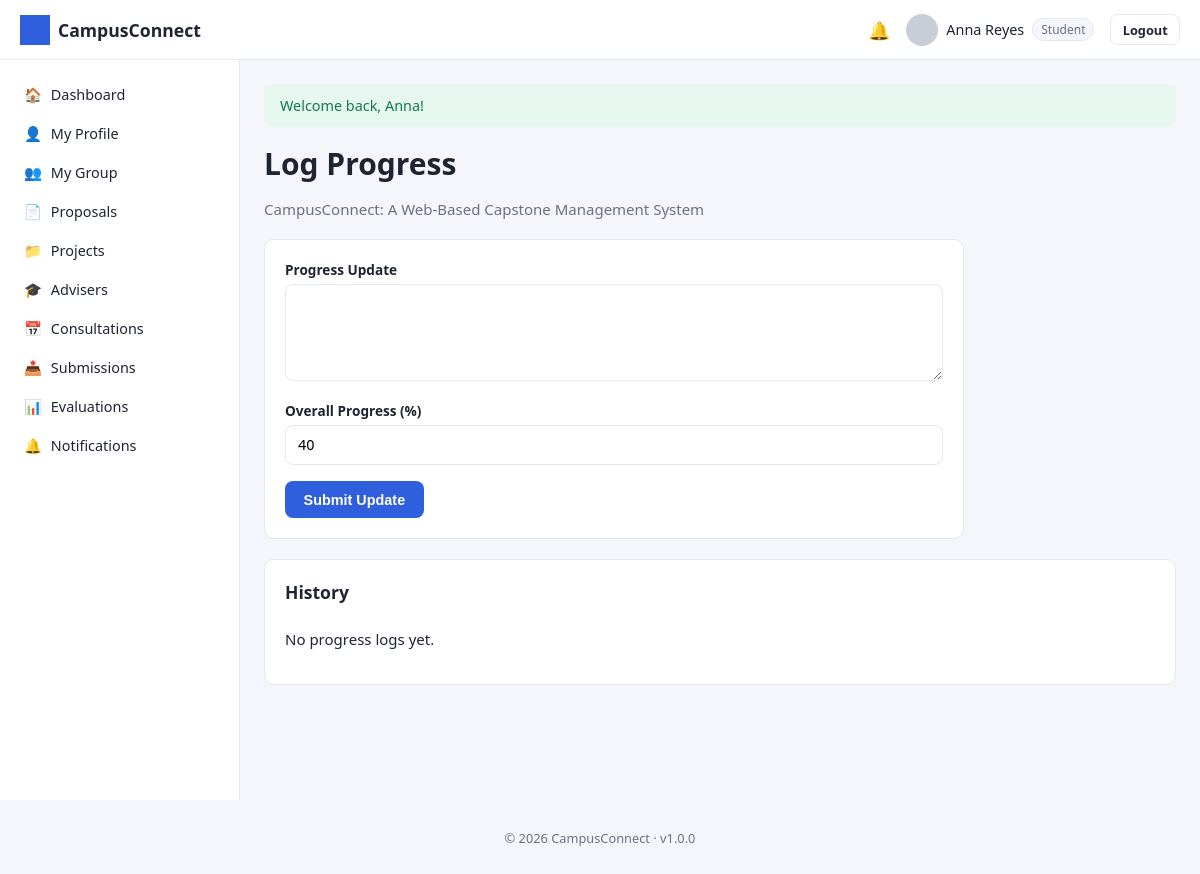
Page /student/projects/progress.php?id=1 (signed in) on the committed database.
### tables this page shows
CREATE TABLE users (
    user_id INT AUTO_INCREMENT PRIMARY KEY,
    role_id INT NOT NULL,
    id_number VARCHAR(50) UNIQUE,
    first_name VARCHAR(100) NOT NULL,
    last_name VARCHAR(100) NOT NULL,
    email VARCHAR(150) NOT NULL UNIQUE,
    password_hash VARCHAR(255) NOT NULL,
    program VARCHAR(150) DEFAULT NULL,
    department VARCHAR(150) DEFAULT NULL,
    profile_photo VARCHAR(255) DEFAULT 'default-profile.png',
    contact_number VARCHAR(30) DEFAULT NULL,
    status ENUM('active','inactive','suspended') DEFAULT 'active',
    remember_token VARCHAR(255) DEFAULT NULL,
    reset_token VARCHAR(255) DEFAULT NULL,
    reset_token_expires DATETIME DEFAULT NULL,
    created_at TIMESTAMP DEFAULT CURRENT_TIMESTAMP,
    updated_at TIMESTAMP DEFAULT CURRENT_TIMESTAMP ON UPDATE CURRENT_TIMESTAMP,
    FOREIGN KEY (role_id) REFERENCES roles(role_id)
);

CREATE TABLE projects (
    project_id INT AUTO_INCREMENT PRIMARY KEY,
    group_id INT NOT NULL,
    proposal_id INT DEFAULT NULL,
    title VARCHAR(255) NOT NULL,
    description TEXT,
    category VARCHAR(100) DEFAULT NULL,
    status ENUM('proposed','in_progress','for_evaluation','completed','dropped') DEFAULT 'proposed',
    progress_percent TINYINT DEFAULT 0,
    start_date DATE DEFAULT NULL,
    end_date DATE DEFAULT NULL,
    created_at TIMESTAMP DEFAULT CURRENT_TIMESTAMP,
    updated_at TIMESTAMP DEFAULT CURRENT_TIMESTAMP ON UPDATE CURRENT_TIMESTAMP,
    FOREIGN KEY (group_id) REFERENCES `groups`(group_id) ON DELETE CASCADE,
    FOREIGN KEY (proposal_id) REFERENCES proposals(proposal_id)
);

### includes/functions.php (called while the page is built, shortened)
<?php
function e(?string $value): string
{
    return htmlspecialchars($value ?? '', ENT_QUOTES, 'UTF-8');
}
function isLoggedIn(): bool
{
    return !empty($_SESSION['user_id']);
}
function currentRoleId(): ?int
{
    return $_SESSION['role_id'] ?? null;
}
function currentRoleName(): ?string
{
    $roleId = currentRoleId();
    return $roleId ? (ROLE_NAMES[$roleId] ?? null) : null;
}
function currentUser(): ?array
{
    static $user = null;
    if ($user !== null) {
        return $user;
    }
    $stmt = getDB()->prepare('SELECT * FROM users WHERE user_id = ? LIMIT 1');
    $stmt->execute([$_SESSION['user_id']]);
    $user = $stmt->fetch() ?: null;
    return $user;
}
function currentStudentGroupId(): ?int
{
    $user = currentUser();
    $stmt = getDB()->prepare('SELECT group_id FROM group_members WHERE user_id = ? LIMIT 1');
    $stmt->execute([$user['user_id']]);
    $row = $stmt->fetch();
    return $row ? (int) $row['group_id'] : null;
}

### config/database.php (called while the page is built, shortened)
<?php
function getDB(): PDO
{
    static $pdo = null;
    if ($pdo === null) {
        $dsn = 'mysql:host=' . DB_HOST . ';dbname=' . DB_NAME . ';charset=' . DB_CHARSET;
        $options = [
            PDO::ATTR_ERRMODE            => PDO::ERRMODE_EXCEPTION,
            PDO::ATTR_DEFAULT_FETCH_MODE => PDO::FETCH_ASSOC,
            PDO::ATTR_EMULATE_PREPARES   => false,
        ];
        try {
            $pdo = new PDO($dsn, DB_USER, DB_PASS, $options);
        } catch (PDOException $e) {
            error_log('Database connection failed: ' . $e->getMessage());
            die('Database connection failed. Please try again later or contact the administrator.');
        }
    }
    return $pdo;
}

### student/projects/progress.php (the view, shortened to what this page needs)
<?php
require_once __DIR__ . '/../../config/database.php';
require_once __DIR__ . '/../../includes/functions.php';
$db = getDB();
$user = currentUser();
$groupId = currentStudentGroupId();
$id = (int) ($_GET['id'] ?? $_POST['id'] ?? 0);
$stmt = $db->prepare('SELECT * FROM projects WHERE project_id = ? AND group_id = ?');
$stmt->execute([$id, $groupId]);
$project = $stmt->fetch();
$stmt = $db->prepare('SELECT * FROM project_progress_logs WHERE project_id = ? ORDER BY created_at DESC');
$stmt->execute([$id]);
$logs = $stmt->fetchAll();
include __DIR__ . '/../../includes/header.php';
?>
<div class="page-header"><div><h1>Log Progress</h1><p><?= e($project['title']) ?></p></div></div>
<div class="card" style="max-width:700px">
    <form method="POST" novalidate>
        <div class="form-group">
            <label for="update_text">Progress Update</label>
            <textarea id="update_text" name="update_text" rows="4" required></textarea>
        </div>
        <div class="form-group">
            <label for="progress_percent">Overall Progress (%)</label>
            <input type="number" id="progress_percent" name="progress_percent" min="0" max="100" value="<?= (int)$project['progress_percent'] ?>">
        </div>
        <button type="submit" class="btn btn-primary">Submit Update</button>
    </form>
</div>
<div class="card">
    <div class="card-header"><h3>History</h3></div>
    <?php if ($logs): ?>
    <ul class="timeline">
        <?php foreach ($logs as $l): ?>
        <li>
            <span><?= nl2br(e($l['update_text'])) ?> (<?= (int)$l['progress_percent'] ?>%)</span>
            <span class="time"><?= e(formatDate($l['created_at'])) ?></span>
        </li>
        <?php endforeach; ?>
    </ul>
    <?php else: ?>
    <p class="stat-label">No progress logs yet.</p>
    <?php endif; ?>
</div>
<?php include __DIR__ . '/../../includes/footer.php'; ?>

### includes/navbar.php (shortened to what this page needs)
<?php
$navUser = currentUser();
$unread  = $navUser ? unreadNotificationCount((int) $navUser['user_id']) : 0;
$roleName = currentRoleName();
?>
<header class="navbar">
    <div class="navbar-brand">
        <img src="<?= BASE_URL ?>/assets/images/logo.png" alt="<?= e(APP_NAME) ?>" class="navbar-logo">
        <span><?= e(APP_NAME) ?></span>
    </div>
    <div class="navbar-right">
        <a class="navbar-icon" href="<?= BASE_URL ?>/<?= e($roleName) ?>/notifications<?= $roleName === 'student' ? '/index.php' : '.php' ?>" title="Notifications">
            🔔<?php if ($unread > 0): ?><span class="badge-dot"><?= $unread ?></span><?php endif; ?>
        </a>
        <div class="navbar-user">
            <img src="<?= BASE_URL ?>/assets/images/<?= e($navUser['profile_photo'] ?? 'default-profile.png') ?>" class="navbar-avatar" alt="Profile">
            <span><?= e(($navUser['first_name'] ?? '') . ' ' . ($navUser['last_name'] ?? '')) ?></span>
            <span class="role-tag"><?= e(ucfirst($roleName ?? '')) ?></span>
        </div>
        <a class="btn btn-sm btn-outline" href="<?= BASE_URL ?>/logout.php">Logout</a>
    </div>
</header>

### assets/css/style.css (style rules this page uses)
:root { --primary: #2f5fdd; --primary-dark: #23439e; --success: #1fa971; --danger: #e0413a; --warning: #e0a13a; --info: #3aa9e0; --secondary: #6b7280; --bg: #f4f6fb; --card-bg: #ffffff; --border: #e3e7ef; --text: #1f2430; --text-muted: #6b7280; --sidebar-width: 240px; --navbar-height: 60px; --radius: 10px; }
* { box-sizing: border-box; }
body { margin: 0; font-family: 'Segoe UI', Roboto, Helvetica, Arial, sans-serif; background: var(--bg); color: var(--text); font-size: 15px; }
a { color: var(--primary); text-decoration: none; }
h1, h2, h3, h4 { margin: 0 0 .5em; font-weight: 600; }
.app-shell { padding-top: var(--navbar-height); }
.navbar { position: fixed; top: 0; left: 0; right: 0; height: var(--navbar-height); background: var(--card-bg); border-bottom: 1px solid var(--border); display: flex; align-items: center; justify-content: space-between; padding: 0 1.25rem; z-index: 100; }
.navbar-brand { display: flex; align-items: center; gap: .5rem; font-weight: 700; font-size: 1.1rem; }
.navbar-logo { height: 30px; width: 30px; object-fit: contain; }
.navbar-right { display: flex; align-items: center; gap: 1rem; }
.navbar-icon { position: relative; font-size: 1.1rem; }
.navbar-user { display: flex; align-items: center; gap: .5rem; font-size: .9rem; }
.navbar-avatar { width: 32px; height: 32px; border-radius: 50%; object-fit: cover; }
.role-tag { background: var(--bg); border: 1px solid var(--border); border-radius: 20px; padding: 2px 8px; font-size: .75rem; color: var(--text-muted); }
.form-group { margin-bottom: 1rem; text-align: left; }
.form-group label { display: block; font-size: .85rem; margin-bottom: .3rem; font-weight: 600; }
.form-group input, .form-group select, .form-group textarea { width: 100%; padding: .6rem .75rem; border: 1px solid var(--border); border-radius: 8px; font-size: .9rem; font-family: inherit; }
.btn { display: inline-block; padding: .6rem 1.1rem; border-radius: 8px; border: 1px solid transparent; font-size: .9rem; font-weight: 600; cursor: pointer; text-align: center; }
.btn-sm { padding: .35rem .7rem; font-size: .8rem; }
.btn-primary { background: var(--primary); color: #fff; }
.btn-outline { background: transparent; border-color: var(--border); color: var(--text); }
.card { background: var(--card-bg); border: 1px solid var(--border); border-radius: var(--radius); padding: 1.25rem; margin-bottom: 1.25rem; }
.card-header { display: flex; align-items: center; justify-content: space-between; margin-bottom: 1rem; }
.page-header { display: flex; align-items: center; justify-content: space-between; margin-bottom: 1.25rem; flex-wrap: wrap; gap: .75rem; }
.page-header p { color: var(--text-muted); margin: .2rem 0 0; }

### rows in the picture
users: profile_photo (placeholder picture), first_name+last_name "Anna Reyes"
projects: title "CampusConnect: A Web-Based Capstone Management System", progress_percent "40"

### other values in the picture
APP_NAME "CampusConnect"
$roleName "Student"
$icon "🏠"
$label "Dashboard"
$icon "👤"
$label "My Profile"
$icon "👥"
$label "My Group"
$icon "📄"
$label "Proposals"
$icon "📁"
$label "Projects"
$icon "🎓"
$label "Advisers"
$icon "📅"
